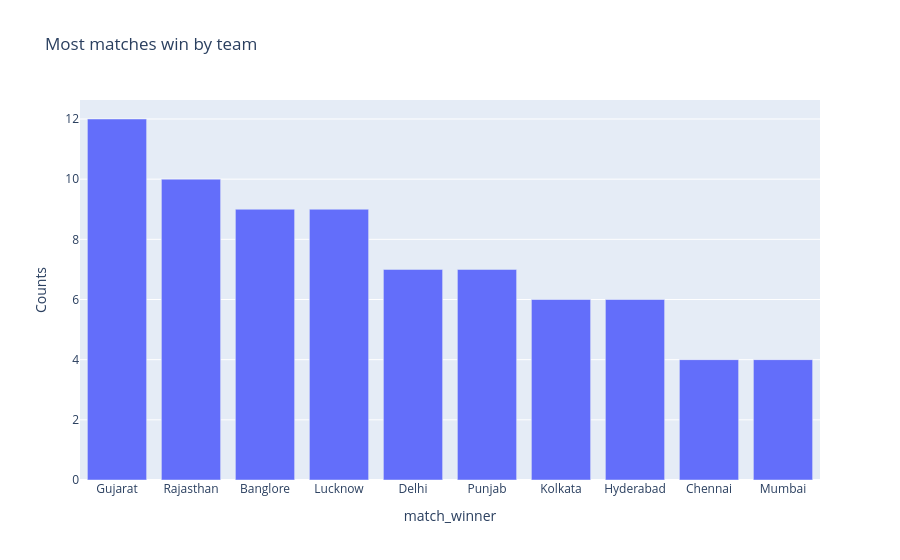

Notebook code for this chart:
### Markdown cell above
1) Which team wins the most matches

### Code cell
most_wins = df['match_winner'].value_counts()
px.bar(data_frame= most_wins , x = most_wins.index , y = most_wins.values ,
       labels={
           'x' : 'Teams',
           'y' : 'Counts', 
       },
           title= 'Most matches win by team' )

### Figure 1 — Plotly figure (JSON) as saved in the notebook; plotly's stock layout.template omitted (floating-point values rounded to 4 significant figures)
{"data": [{"hovertemplate": "match_winner=%{x}<br>Counts=%{y}<extra></extra>", "legendgroup": "", "marker": {"color": "#636efa", "pattern": {"shape": ""}}, "name": "", "orientation": "v", "showlegend": false, "textposition": "auto", "type": "bar", "x": ["Gujarat", "Rajasthan", "Banglore", "Lucknow", "Delhi", "Punjab", "Kolkata", "Hyderabad", "Chennai", "Mumbai"], "xaxis": "x", "y": [12, 10, 9, 9, 7, 7, 6, 6, 4, 4], "yaxis": "y"}], "layout": {"barmode": "relative", "legend": {"tracegroupgap": 0}, "title": {"text": "Most matches win by team"}, "xaxis": {"anchor": "y", "domain": [0, 1], "title": {"text": "match_winner"}}, "yaxis": {"anchor": "x", "domain": [0, 1], "title": {"text": "Counts"}}}}
